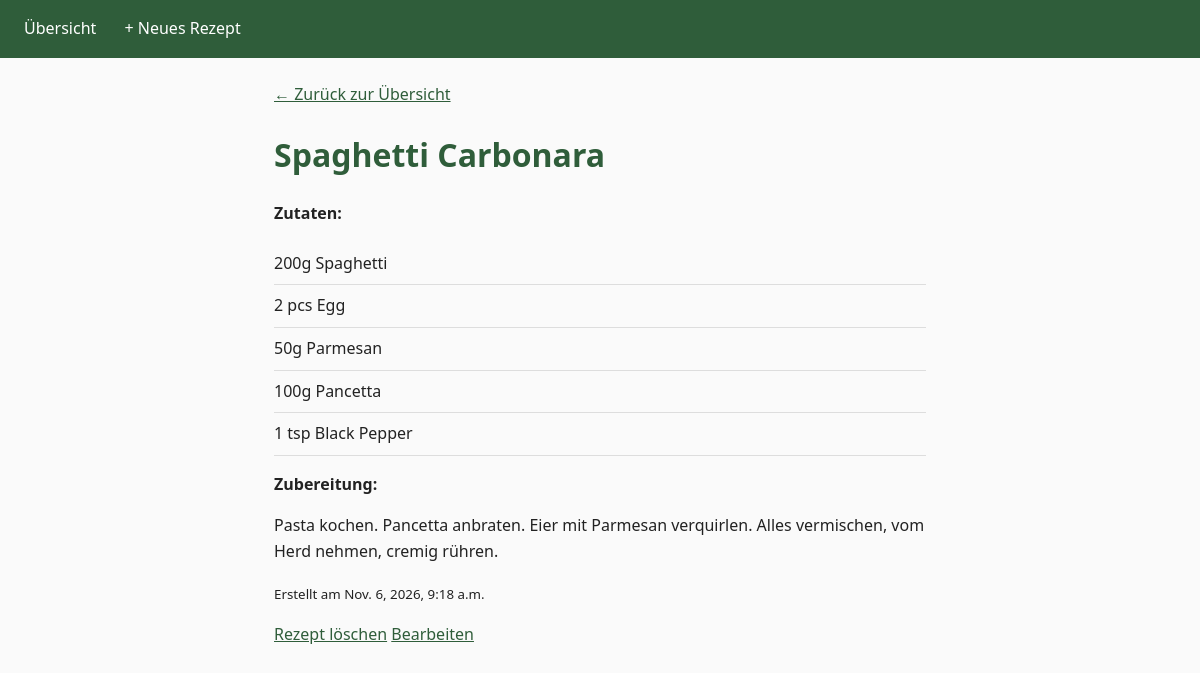
/rezepte/spaghetti-carbonara/, run on the app's committed database.
### rezepte/models.py (models this page shows, shortened)
class Recipe(models.Model):
    title = models.CharField(max_length=200)
    slug = models.SlugField(max_length=220, unique=True, blank=True)
    instructions = models.TextField()
    created_at = models.DateTimeField(auto_now_add=True)
    category = models.ForeignKey(
        Category, on_delete=models.CASCADE, related_name="recipes"
    )
    ingredients = models.ManyToManyField(
        "Ingredient", through="RecipeIngredient", related_name="recipes"
    )

class RecipeIngredient(models.Model):
    recipe = models.ForeignKey(Recipe, on_delete=models.CASCADE)
    ingredient = models.ForeignKey(Ingredient, on_delete=models.CASCADE)
    amount = models.CharField(max_length=50)

class Ingredient(models.Model):
    name = models.CharField(max_length=100, unique=True)

### rezepte/views.py (the view)
class RecipeDetailView(DetailView):
    model = Recipe
    template_name = "rezepte/recipe_detail.html"
    context_object_name = "recipe"
    slug_field = "slug"
    slug_url_kwarg = "slug"

### rezepte/templates/rezepte/recipe_detail.html (shortened to what this page needs)
{% extends 'rezepte/base.html' %}
{% block content %}
  <a href="{% url 'recipe_list' %}">&larr; Zurück zur Übersicht</a>
  <h1>{{ recipe.title }}</h1>
  <div>
    <strong>Zutaten:</strong>
    <ul>
      {% for ri in recipe.recipeingredient_set.all %}
        <li>{{ ri.amount }} {{ ri.ingredient.name }}</li>
      {% endfor %}
    </ul>
  </div>
  <p>
    <strong>Zubereitung:</strong><br />{{ recipe.instructions|linebreaks }}
  </p>
  <p>
    <small>Erstellt am {{ recipe.created_at }}</small>
  </p>
  <a href="{% url 'recipe_delete' recipe.slug %}">Rezept löschen</a>
  <a href="{% url 'recipe_update' recipe.slug %}">Bearbeiten</a>
{% endblock %}

### rezepte/templates/rezepte/base.html (shortened to what this page needs)
{% load static %}
<!DOCTYPE html>
<html lang="de">
  <head>
    <link rel="stylesheet" href="{% static 'rezepte/style.css' %}" />
  </head>
  <body>
    <nav>
      <a href="{% url 'recipe_list' %}">Übersicht</a>
      <a href="{% url 'recipe_create' %}">+ Neues Rezept</a>
    </nav>
    <main>
      {% block content %}
      {% endblock %}
    </main>
  </body>
</html>

### rezepte/static/rezepte/style.css (style rules this page uses)
* { box-sizing: border-box; }
body { font-family: system-ui, sans-serif; line-height: 1.6; color: #222; background-color: #fafafa; margin: 0; }
main { max-width: 700px; margin: 0 auto; padding: 1.5rem; }
nav { background-color: #2f5d3a; padding: 1rem 1.5rem; }
nav a { color: #fff; text-decoration: none; margin-right: 1.5rem; font-weight: 500; }
h1 { color: #2f5d3a; }
ul { list-style: none; padding: 0; }
li { padding: 0.5rem 0; border-bottom: 1px solid #ddd; }
a { color: #2f5d3a; }

### data on the page
Recipe: title "Spaghetti Carbonara", instructions "Pasta kochen. Pancetta anbraten. Eier mit Parmesan verquirlen. Alles vermischen, vom Herd nehmen, cremig rühren.", created_at "Nov. 6, 2026, 9:18 a.m."
RecipeIngredient: amount "200g", ingredient.name "Spaghetti"
RecipeIngredient: amount "2 pcs", ingredient.name "Egg"
RecipeIngredient: amount "50g", ingredient.name "Parmesan"
RecipeIngredient: amount "100g", ingredient.name "Pancetta"
RecipeIngredient: amount "1 tsp", ingredient.name "Black Pepper"
